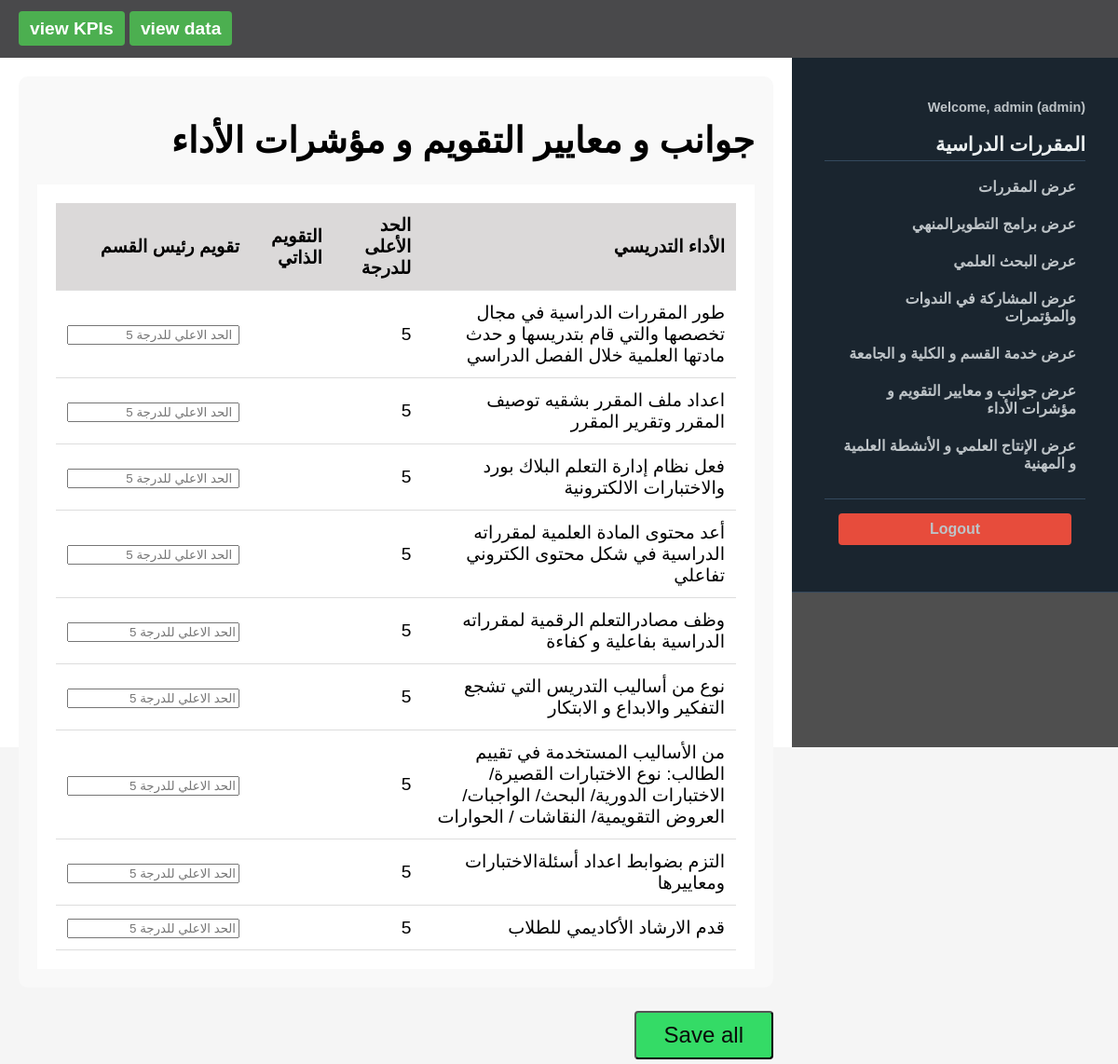
Page /update/criteria/2 (signed in) on the earlier database version.
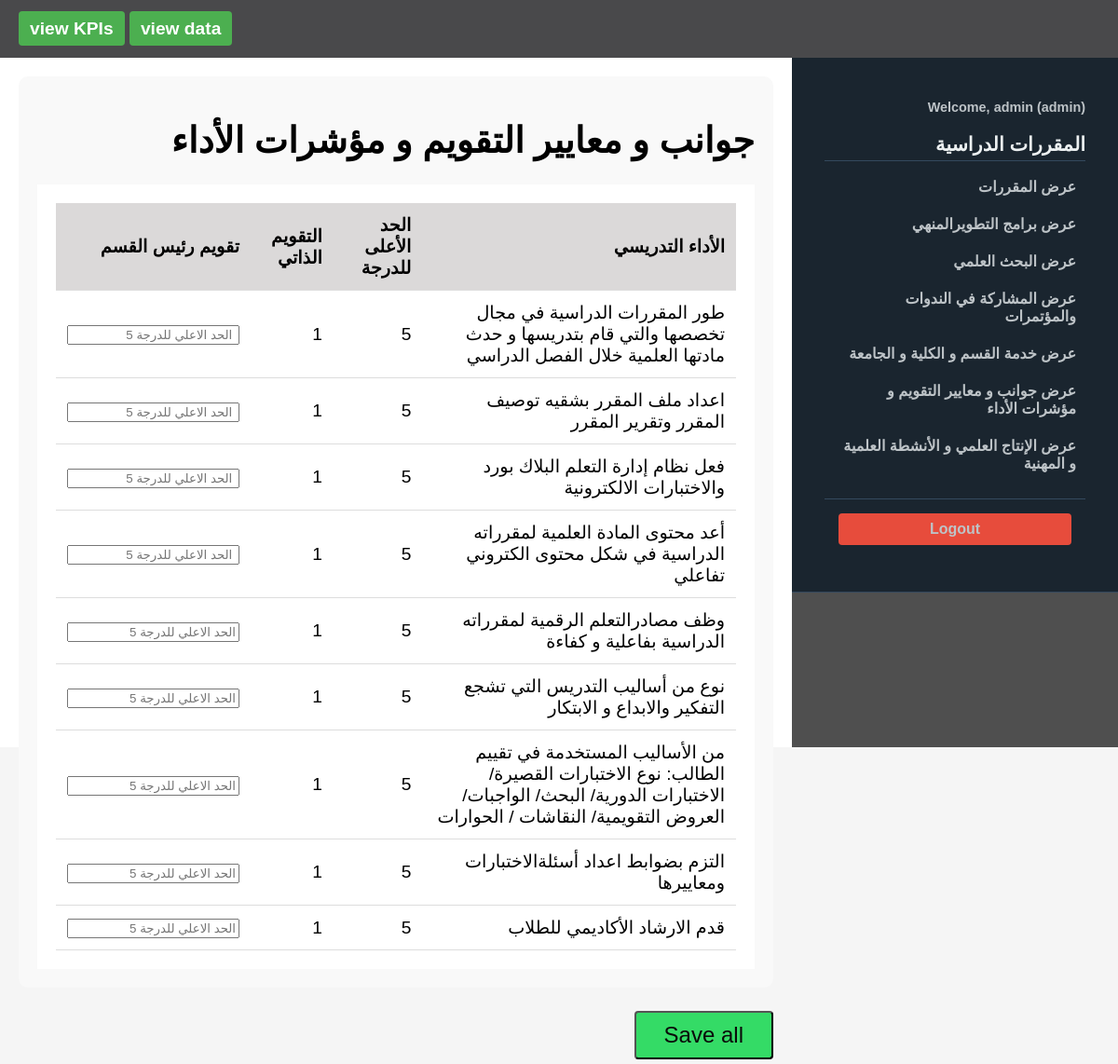
Same page on the later database version.
### tables this page shows
CREATE TABLE "Evaluation_aspects" (
	"id"	INTEGER,
	"user_id"	INTEGER NOT NULL,
	"Develop_courses"	INT,
	"Prepare_file"	INT,
	"Electronic_tests"	INT,
	"Prepare_material_content"	INT,
	"Use_learning_effectively"	INT,
	"teaching_methods"	INT,
	"Methods_student"	INT,
	"preparing_test_questions"	INT,
	"Provide_academic_guidance"	INT,
	"created_at"	TEXT DEFAULT CURRENT_TIMESTAMP,
	"Develop_courses_Evaluation"	INTEGER,
	"Prepare_file_Evaluation"	INTEGER,
	"Electronic_tests_Evaluation"	INTEGER,
	"Prepare_material_Evaluation"	INTEGER,
	"Use_learning_Evaluation"	INTEGER,
	"teaching_methods_Evaluation"	INTEGER,
	"Methods_student_Evaluation"	INTEGER,
	"preparing_test_Evaluation"	INTEGER,
	"Provide_academic_Evaluation"	INTEGER,
	"aspests_sum"	INTEGER,
	"evaluation_sum"	INTEGER,
	PRIMARY KEY("id" AUTOINCREMENT),
	FOREIGN KEY("user_id") REFERENCES "users"("id")
);

### app.py (the view, shortened to what this page needs)
@app.route('/update/criteria/<int:id>', methods=['GET', 'POST'])
@login_required
def update_criteria(id):
    if session.get('role') == 'admin':
        conn = get_db_connection()
        Evaluation_aspects = conn.execute('''
            SELECT Evaluation_aspects.*, users.username, users.full_name
            FROM Evaluation_aspects
            JOIN users ON Evaluation_aspects.user_id = users.id
            WHERE Evaluation_aspects.user_id = ?
            ORDER BY Evaluation_aspects.created_at DESC
        ''',(id,)).fetchone()
        conn.close()
        return render_template('admin/criteria_of_evaluation.html',id=id, Evaluation_aspects=Evaluation_aspects)
    else:
        return render_template('page-404.html')

### app.py (called while the page is built)
def get_db_connection():
    conn = sqlite3.connect(DATABASE)
    conn.row_factory = sqlite3.Row
    return conn

def login_required(f):
    @wraps(f)
    def decorated_function(*args, **kwargs):
        if 'user_id' not in session:
            flash('Please log in to access this page.', 'danger')
            return redirect(url_for('login'))
        return f(*args, **kwargs)
    return decorated_function

### templates/admin/criteria_of_evaluation.html (shortened to what the changed rows need)
{% extends "base.html" %}
{% block content %}
    <form method="POST" action="{{ url_for('update_criteria',id=id) }}">
        <div class="form-section ">
            <h1> جوانب و معايير التقويم و مؤشرات الأداء </h1>
           <div >
            <table   class="table-content" >
            <thead>
                <tr>
                    <th >الأداء التدريسي</th>
                    <th >الحد الأعلى للدرجة</th>
                    <th >التقويم الذاتي</th>
                    <th>تقويم رئيس القسم </th>
                </tr>
            </thead>
                <tr>
                    <td > طور المقررات الدراسية في مجال تخصصها والتي قام بتدريسها و حدث مادتها العلمية خلال الفصل الدراسي </td>
                    <td>5</td>
                    <td>{{Evaluation_aspects.Develop_courses}}</td>
                    <td w><input type="number" id="Develop_courses_Evaluation" name="Develop_courses_Evaluation" placeholder=" الحد الاعلي للدرجة 5 " required></td>
                </tr>
                <tr>
                    <td>  اعداد ملف المقرر بشقيه توصيف المقرر وتقرير المقرر</td>
                    <td>5</td>
                    <td> {{Evaluation_aspects.preparing_test_questions}} </td>
                    <td><input type="number" id="Prepare_file_Evaluation" name="Prepare_file_Evaluation" placeholder=" الحد الاعلي للدرجة 5 " required></td>
                </tr>
                <tr>
                    <td>   فعل نظام إدارة التعلم البلاك بورد والاختبارات الالكترونية </td>
                    <td>5</td>
                    <td> {{Evaluation_aspects.Electronic_tests}} </td>
                    <td><input type="number" id="Electronic_tests_Evaluation" name="Electronic_tests_Evaluation" placeholder=" الحد الاعلي للدرجة 5 " required></td>
                </tr>
                <tr>
                    <td>  أعد محتوى المادة العلمية لمقرراته الدراسية في شكل محتوى الكتروني تفاعلي </td>
                    <td>5</td>
                    <td> {{Evaluation_aspects.Prepare_material_content}} </td>
                    <td><input type="number" id="Prepare_material_Evaluation" name="Prepare_material_Evaluation" placeholder=" الحد الاعلي للدرجة 5 "></td>
                </tr>
                <tr>
                    <td>  وظف مصادرالتعلم الرقمية لمقرراته الدراسية بفاعلية و كفاءة </td>
                    <td>5</td>
                    <td> {{Evaluation_aspects.Use_learning_effectively}} </td>
                    <td><input type="number" id="Use_learning_Evaluation" name="Use_learning_Evaluation" placeholder="الحد الاعلي للدرجة 5 "> </td>
                <tr>
                    <td> نوع من أساليب التدريس التي تشجع التفكير والابداع و الابتكار </td>
                    <td>5</td>
                    <td> {{Evaluation_aspects.teaching_methods}} </td>
                    <td><input type="number" id="teaching_methods_Evaluation" name="teaching_methods_Evaluation" placeholder="الحد الاعلي للدرجة 5 "> </td>
                </tr>
                <tr>
                    <td>  من الأساليب المستخدمة في تقييم الطالب:
                    نوع الاختبارات القصيرة/ الاختبارات الدورية/ البحث/
                    الواجبات/ العروض التقويمية/ النقاشات / الحوارات </td>
                    <td>5</td>
                    <td> {{Evaluation_aspects.Methods_student}} </td>
                <td><input type="number" id="Methods_student_Evaluation" name="Methods_student_Evaluation" placeholder="الحد الاعلي للدرجة 5  "></td>
                </tr>
                <tr>
                <td >  التزم بضوابط اعداد أسئلةالاختبارات ومعاييرها </td>
                <td>5</td>
                <td> {{Evaluation_aspects.preparing_test_questions}} </td>
                <td><input type="number" id="preparing_test_Evaluation" name="preparing_test_Evaluation" placeholder="الحد الاعلي للدرجة 5 "> </td>
                </tr>
                <tr>
                <td>   قدم الارشاد الأكاديمي للطلاب </td>
                <td>5</td>
                <td> {{Evaluation_aspects.Provide_academic_guidance}} </td>
                <td><input type="number" id="Provide_academic_Evaluation" name="Provide_academic_Evaluation" placeholder="الحد الاعلي للدرجة 5 "> </td>
                </tr>
                </tr>
            </table>
           </div>
        </div>
    </form>
{% endblock %}

Differences in the rows shown:
added Evaluation_aspects: Develop_courses "1", preparing_test_questions "1", Electronic_tests "1", Prepare_material_content "1", Use_learning_effectively "1", teaching_methods "1", Methods_student "1", Provide_academic_guidance "1"
